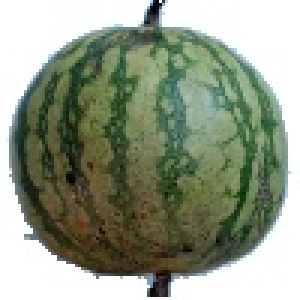
#> input picture FINAL DELIVERABLES/Flask Files/uploads/0_100.jpg, 100 x 100 px, found by its file name (shown 3 times larger)
$ jupyter execute --allow-errors 'Sprint 1.ipynb'
#> lines starting #> are read from the running program, lines starting #| are printed output that depends on the picture; after the words box and inside, x2 and y2 are one past the last pixel; in counts of white or black regions, pixels touching at a corner belong together
[cell 1]
from keras.preprocessing.image import ImageDataGenerator

#> (a cell that did not finish here is left out)

[cell 3]
from tensorflow.keras.preprocessing.image import ImageDataGenerator
#> (the rest of this cell did not finish here and is left out)

#> (a cell that did not finish here is left out)

[cell 5]
import cv2

[cell 6]
img = cv2.imread("/Malan/IBM Stuff/Project and Design Phase/Data Set/Data Set/train/APPLES/0_100.jpg")
#> img is the input picture: shape (100, 100, 3); mean B, G, R 135.7, 154.8, 146.1

[cell 7]
img = cv2.imread(r"/Malan/IBM Stuff/Project and Design Phase/Data Set/Data Set/test/APPLES/0_100.jpg")

[cell 8]
img

[cell 9]
img.ndim
#> Out = 3

[cell 10]
type(img)

[cell 11]
img.shape
#> Out = (100, 100, 3)

[cell 12]
img_flag = cv2.imread(r"/Malan/IBM Stuff/Project and Design Phase/Data Set/Data Set/test/APPLES/0_100.jpg")

[cell 13]
img_flag

[cell 14]
import matplotlib.pyplot as plt

[cell 15]
plt.imshow(img)

[cell 16]
plt.imshow(img_flag)

[cell 17]
resized_img = cv2.resize(img,(200,200))
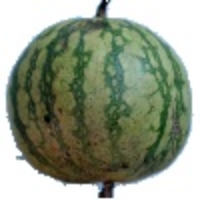
#> resized_img: shape (200, 200, 3); mean B, G, R 135.7, 154.8, 146.1

[cell 18]
resized_img.shape
#> Out = (200, 200, 3)

[cell 19]
plt.imshow(resized_img)

[cell 20]
cv_img = cv2.cvtColor(img,cv2.COLOR_BGR2YCR_CB)
#> cv_img: shape (100, 100, 3); mean of channels 0, 1, 2 150, 125.2, 119.9

[cell 21]
plt.imshow(cv_img)

[cell 22]
cv_img = cv2.cvtColor(img,cv2.COLOR_BGR2GRAY)
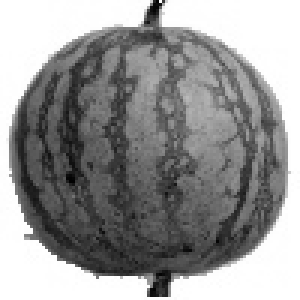
#> cv_img: shape (100, 100) (shown 3 times larger); min 1, max 255, mean 150

[cell 23]
plt.imshow(cv_img)

[cell 24]
roi_img = img[50:280,35:150]
roi_img = img[10:40,35:150]
#> roi_img: shape (30, 65, 3)

[cell 25]
plt.imshow(roi_img)

[cell 26]
roi_img = img[10:40,0:90]
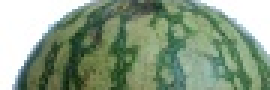
#> roi_img: shape (30, 90, 3) (shown 3 times larger); mean B, G, R 131.9, 156, 136.4

[cell 27]
plt.imshow(roi_img)

[cell 28]
roi_img = img[0:90,10:40]
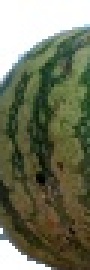
#> roi_img: shape (90, 30, 3) (shown 3 times larger); mean B, G, R 91.7, 115.7, 111.7

[cell 29]
plt.imshow(roi_img)

[cell 30]
img_bl = cv2.blur(img,(10,10))
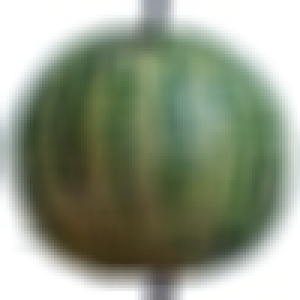
#> img_bl: shape (100, 100, 3) (shown 3 times larger); mean B, G, R 135.5, 154.6, 145.9

[cell 31]
plt.imshow(img_bl)

[cell 32]
img_gbl = cv2.GaussianBlur(img,(5,5),0)
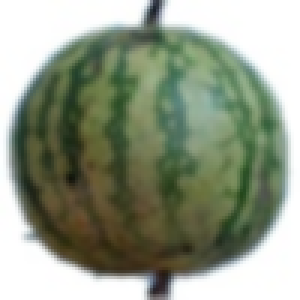
#> img_gbl: shape (100, 100, 3) (shown 3 times larger); mean B, G, R 135.7, 154.8, 146.1

[cell 33]
plt.imshow(img_gbl)

[cell 34]
img_edge = cv2.Canny(img,230,350)
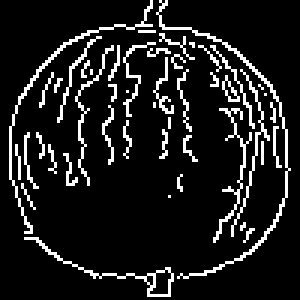
#> img_edge: shape (100, 100) (shown 3 times larger); 11% white in thin lines or dots

[cell 35]
plt.imshow(img_edge)

[cell 36]
thresh, thresh_img = cv2.threshold(img, 200, 255, cv2.THRESH_BINARY)
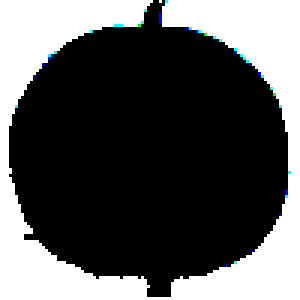
#> thresh_img: shape (100, 100, 3) (shown 3 times larger); mean B, G, R 87.8, 87.4, 86.7

[cell 37]
plt.imshow(thresh_img)

[cell 38]
circle = cv2.circle(img,(300,200),60,(255,0,0),5)

[cell 39]
plt.imshow(img)

[cell 40]
rectangle = cv2.rectangle(img,(200,100),(400,300),(0,0,255),10)

[cell 41]
plt.imshow(img)

[cell 42]
line = cv2.line(img,(200,100),(400,300),(0,255,0),3)

[cell 43]
plt.imshow(img)

[cell 44]
line = cv2.line(img,(100,50),(200,150),(0,150,0),3)
#> line: shape (100, 100, 3); 0.04% of pixels changed, all inside (x1, y1, x2, y2) = (98, 49, 100, 52)

[cell 45]
plt.imshow(img)

[cell 46]
line = cv2.line(img,(50,25),(100,75),(0,75,0),3)
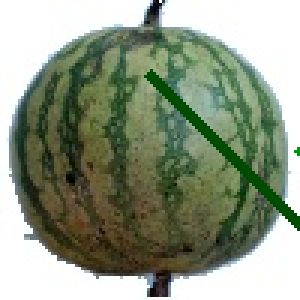
#> line: shape (100, 100, 3) (shown 3 times larger); mean B, G, R 132.5, 152.9, 142.8

[cell 47]
plt.imshow(img)

[cell 48]
text = cv2.putText(img,"Opencv",(50,25),cv2.FONT_HERSHEY_SIMPLEX,2,(100,100,100),5)
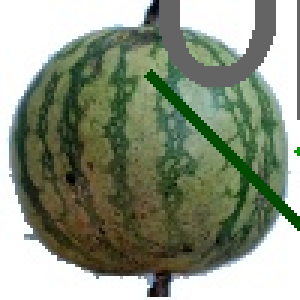
#> text: shape (100, 100, 3) (shown 3 times larger); mean B, G, R 128.2, 147.8, 138.5

$ run again, with FINAL DELIVERABLES/Flask Files/uploads/14_100.jpg copied over FINAL DELIVERABLES/Flask Files/uploads/0_100.jpg
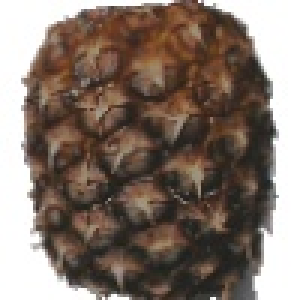
#> input picture FINAL DELIVERABLES/Flask Files/uploads/14_100.jpg, 100 x 100 px, found by its file name (shown 3 times larger)
#> img is the input picture: shape (100, 100, 3); mean B, G, R 107.3, 117.1, 131.7
#> `img_edge = cv2.Canny(img,230,350)`:
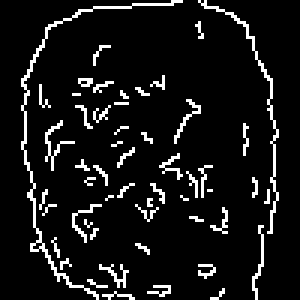
#> img_edge: shape (100, 100) (shown 3 times larger); 8.4% white in thin lines or dots, all inside (x1, y1, x2, y2) = (7, 0, 93, 100)
#> `text = cv2.putText(img,"Opencv",(50,25),cv2.FONT_HERSHEY_SIMPLEX,2,(10..`:
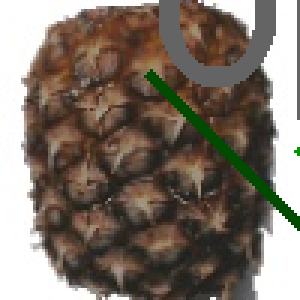
#> text: shape (100, 100, 3) (shown 3 times larger); mean B, G, R 104.3, 114.9, 126.1

$ run again, with FINAL DELIVERABLES/Flask Files/uploads/15_100.jpg copied over FINAL DELIVERABLES/Flask Files/uploads/0_100.jpg
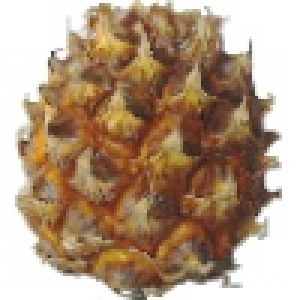
#> input picture FINAL DELIVERABLES/Flask Files/uploads/15_100.jpg, 100 x 100 px, found by its file name (shown 3 times larger)
#> img is the input picture: shape (100, 100, 3); mean B, G, R 130, 153.3, 177.8
#> img_edge: shape (100, 100); 12.9% white in thin lines or dots, all inside (x1, y1, x2, y2) = (5, 0, 94, 100)
#> `text = cv2.putText(img,"Opencv",(50,25),cv2.FONT_HERSHEY_SIMPLEX,2,(10..`:
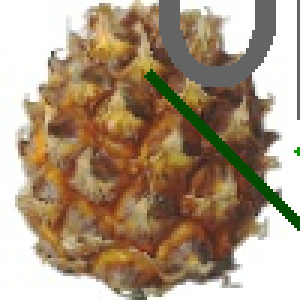
#> text: shape (100, 100, 3) (shown 3 times larger); mean B, G, R 125.3, 149.3, 170
